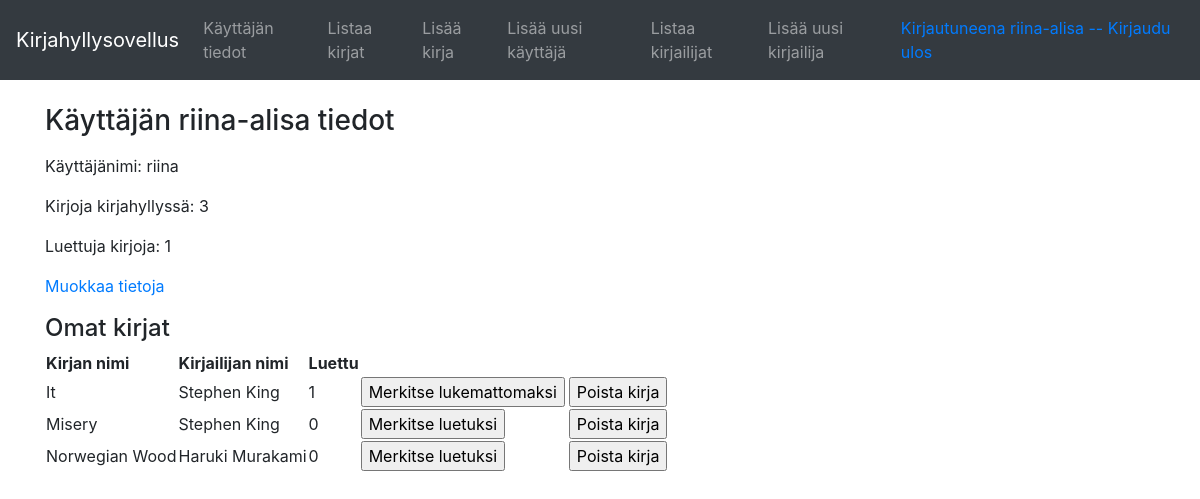
Before: /auth/info/ (signed in) with the older database file.
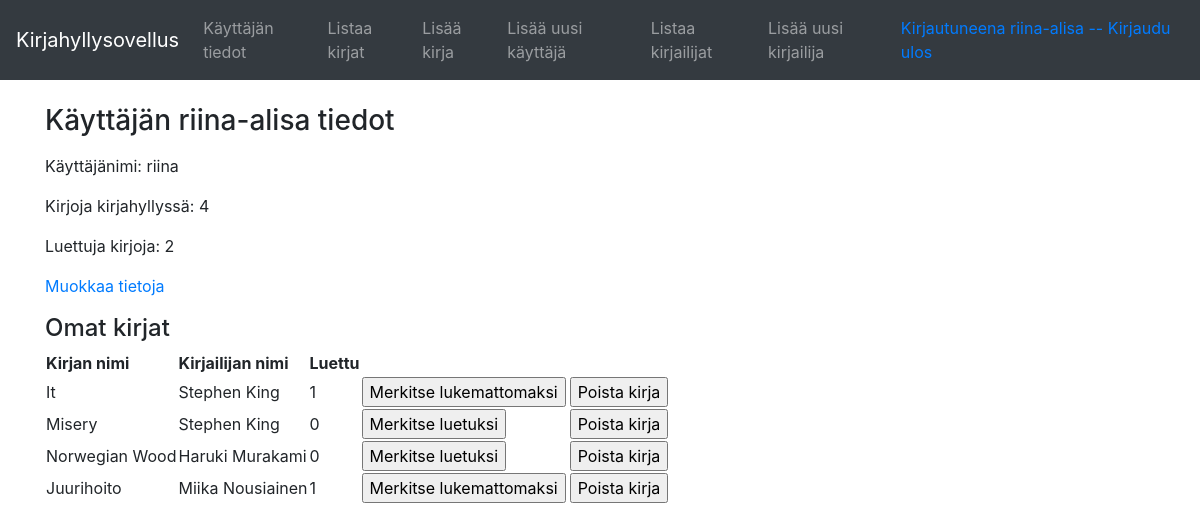
After: the same page with the newer database file.
### application/auth/models.py (models this page shows, shortened)
class User(Base):
    __tablename__ = "account"
    name = db.Column(db.String(30), nullable=False)
    username = db.Column(db.String(30), nullable=False)
    password = db.Column(db.String(30), nullable=False)
    mybooks = db.relationship("Book", secondary=users_books,
        backref=db.backref('mybooks', lazy='dynamic'))
    @staticmethod
    def count_all_books(userid):
        stmt = text("SELECT COUNT(users_books.book_id) FROM users_books WHERE user_id = :userid").params(userid=userid)
        res = db.engine.execute(stmt)
        return res.fetchone()[0]
    @staticmethod
    def count_read_books(userid):
        stmt = text("SELECT COUNT(users_books.book_id) FROM users_books WHERE user_id = :userid AND read = '1'").params(userid=userid)
        res = db.engine.execute(stmt)
        return res.fetchone()[0]

### tables this page shows
CREATE TABLE users_books (
	book_id INTEGER, 
	user_id INTEGER, 
	read BOOLEAN NOT NULL, 
	FOREIGN KEY(book_id) REFERENCES book (id), 
	FOREIGN KEY(user_id) REFERENCES account (id), 
	CHECK (read IN (0, 1))
);

### application/books/models.py (models this page shows, shortened)
class Book(Base):
    name = db.Column(db.String(144), nullable=False)

### application/authors/models.py (models this page shows, shortened)
class Author(Base):
    __tablename__ = "author"
    firstname = db.Column(db.String(30), nullable=False)
    lastname = db.Column(db.String(30), nullable=False)
    books = db.relationship("Book", secondary=authors_books,
        backref=db.backref('books', lazy='dynamic'))

### application/auth/views.py (the view)
@app.route("/auth/info/", methods=["GET"])
@login_required
def auth_info():
    stmt = text(
        "SELECT ub.book_id, ub.user_id, author.firstname, author.lastname, ub.read, b.name "
        "FROM users_books ub JOIN book b ON b.id=ub.book_id, authors_books ab "
        "JOIN author ON author.id=ab.author_id WHERE ub.user_id=:user_id AND ab.book_id=ub.book_id").params(
        user_id=current_user.id)
    bookslist = db.engine.execute(stmt)
    db.session().commit()
    return render_template("auth/userinfo.html", user=current_user, books=bookslist,
                           all_books=current_user.count_all_books(current_user.id),
                           read_books=current_user.count_read_books(current_user.id))

### application/__init__.py (called while the page is built)
@login_manager.user_loader
def load_user(user_id):
    return User.query.get(user_id)

### application/templates/auth/userinfo.html (shortened to what this page needs)
{% extends "layout.html" %}
{% block body %}
<form method="GET" action="{{ url_for('auth_info') }}">
    <h3>Käyttäjän {{ user.name }} tiedot</h3>
    <p>Käyttäjänimi: {{ user.username }}</p>
    {% if all_books is defined %}
    <p>Kirjoja kirjahyllyssä: {{ all_books }}</p>
    {% endif %}
    {% if read_books is defined %}
    <p>Luettuja kirjoja: {{ read_books }}</p>
    {% endif %}
    <a href="{{ url_for('auth_edit_form') }}" class="button">Muokkaa tietoja</a>
    <h4>Omat kirjat</h4>
    <table>
        <tr>
            <th>Kirjan nimi</th>
            <th>Kirjailijan nimi</th>
            <th>Luettu</th>
        </tr>
        {% for book in books %}
        <tr>
            <td>{{ book.name }}</td>
            <td>{{ book.firstname }} {{ book.lastname }}</td>
            <td>{{ book.read }}</td>
            <td>
                {% if book.read == False %}
                <form method="POST" action="{{ url_for('books_set_read_or_delete', username=user.username, book_id=book.book_id) }}">
                    <input type="submit" name="btn" value="Merkitse luetuksi"/>
                </form>
                {% endif %}
                {% if book.read == True %}
                <form method="POST" action="{{ url_for('books_set_read_or_delete', username=user.username, book_id=book.book_id) }}">
                    <input type="submit" name="btn" value="Merkitse lukemattomaksi"/>
                </form>
                {% endif %}
            </td>
            <td>
            </td>
            <td>
                <form method="POST" action="{{ url_for('books_set_read_or_delete', username=user.username, book_id=book.book_id) }}">
                    <input type="submit" name="btn" value="Poista kirja"/>
                </form>
            </td>
        </tr>
        {% endfor %}
    </table>
</form>
{% endblock %}

### application/templates/layout.html (shortened to what this page needs)
<!DOCTYPE html>
<html>
  <head>
    <link rel="stylesheet" href="https://maxcdn.bootstrapcdn.com/bootstrap/4.0.0/css/bootstrap.min.css"
>
  </head>
  <body>
    <nav class="navbar navbar-expand-md navbar-dark bg-dark mb-4">
      <a class="navbar-brand" href="#">Kirjahyllysovellus</a>
      <div class="collapse navbar-collapse" id="navbarCollapse">
        <ul class="navbar-nav mr-auto">
          {% if current_user.is_authenticated %}
          <li class="nav-item">
            <a class="nav-link" href="{{ url_for('auth_info', username=current_user.username) }}">Käyttäjän tiedot</a>
          </li>
          {% endif %}
          <li class="nav-item">
            <a class="nav-link" href="{{ url_for('books_index') }}">Listaa kirjat</a>
          </li>
          <li class="nav-item">
            <a class="nav-link" href="{{ url_for('books_form') }}">Lisää kirja</a>
          </li>
          <li class="nav-item">
            <a class="nav-link"  href="{{ url_for('auth_form') }}">Lisää uusi käyttäjä</a>
          </li>
          <li class="nav-item">
            <a class="nav-link"  href="{{ url_for('authors_index') }}">Listaa kirjailijat</a>
          </li>
          <li class="nav-item">
            <a class="nav-link"  href="{{ url_for('authors_form') }}">Lisää uusi kirjailija</a>
          </li>
        </ul>
        <div class="form-inline mt-2 mt-md-0">
          {% if current_user.is_authenticated %}
          <a href="{{url_for('auth_logout') }}">Kirjautuneena {{ current_user.name }} -- Kirjaudu ulos</a>
          {% else %}
          <a href="{{ url_for('auth_login') }}">Kirjaudu sisään</a>
          {% endif %}
        </div>
      </div>
    </nav>
    <main role="main" class="container">
      {% block body %}{% endblock %}
    </main>
  </body>
</html>

Changed rows visible on the page:
added users_books: name "Juurihoito", firstname "Miika", lastname "Nousiainen", read "1"
Other visible differences:
{{ all_books }}: "3" → "4"
{{ read_books }}: "1" → "2"
